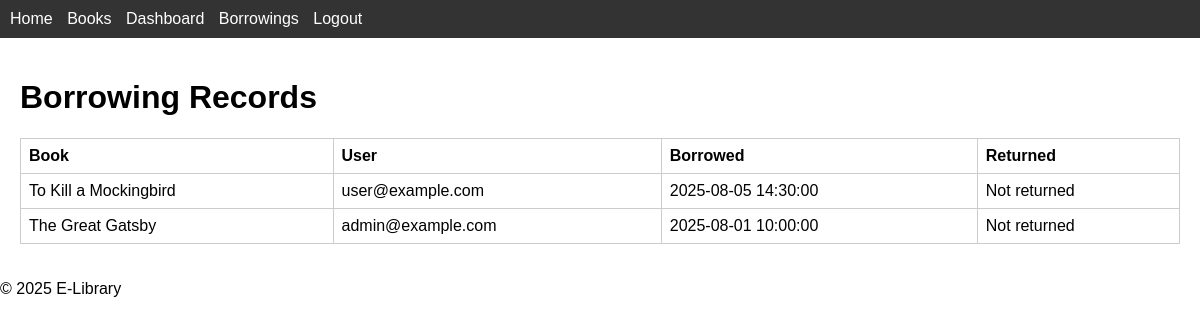
The app's page /index.php?page=borrowings (signed in) with its own data.
### tables this page shows
CREATE TABLE borrowings (
    id INT AUTO_INCREMENT PRIMARY KEY,
    user_id INT NOT NULL,
    book_id INT NOT NULL,
    borrow_date DATETIME DEFAULT CURRENT_TIMESTAMP,
    return_date DATETIME DEFAULT NULL,
    FOREIGN KEY (user_id) REFERENCES users(id),
    FOREIGN KEY (book_id) REFERENCES books(id)
);

CREATE TABLE books (
    id INT AUTO_INCREMENT PRIMARY KEY,
    title VARCHAR(255) NOT NULL,
    author VARCHAR(255) NOT NULL,
    category VARCHAR(100),
    isbn VARCHAR(20)
);

CREATE TABLE users (
    id INT AUTO_INCREMENT PRIMARY KEY,
    email VARCHAR(255) NOT NULL UNIQUE,
    password VARCHAR(255) NOT NULL,
    role ENUM('user','admin') DEFAULT 'user'
);

### controllers/borrowings.php (called while the page is built, shortened)
<?php
require_once __DIR__ . '/../models/borrow_model.php';
$records = get_all_borrowings();
include __DIR__ . '/../views/header.php';
include __DIR__ . '/../views/borrowings.php';
include __DIR__ . '/../views/footer.php';

### models/borrow_model.php (called while the page is built, shortened)
<?php
function get_all_borrowings() {
    $db = get_db();
    $stmt = $db->query('SELECT br.id as borrow_id, b.title, u.email, br.borrow_date, br.return_date
                        FROM borrowings br
                        JOIN books b ON br.book_id = b.id
                        JOIN users u ON br.user_id = u.id
                        ORDER BY br.borrow_date DESC');
    return $stmt->fetchAll(PDO::FETCH_ASSOC);
}

### views/borrowings.php (the view)
<h1>Borrowing Records</h1>
<table>
    <tr><th>Book</th><th>User</th><th>Borrowed</th><th>Returned</th></tr>
    <?php foreach ($records as $r): ?>
    <tr>
        <td><?php echo htmlspecialchars($r['title']); ?></td>
        <td><?php echo htmlspecialchars($r['email']); ?></td>
        <td><?php echo htmlspecialchars($r['borrow_date']); ?></td>
        <td><?php echo $r['return_date'] ? htmlspecialchars($r['return_date']) : 'Not returned'; ?></td>
    </tr>
    <?php endforeach; ?>
</table>

### assets/css/style.css (style rules this page uses)
body { font-family: Arial, sans-serif; margin: 0; padding: 0; }
table { border-collapse: collapse; width: 100%; }
th, td { border: 1px solid #ccc; padding: 8px; text-align: left; }

### records on screen
borrowings: book.title "To Kill a Mockingbird", user.email "user@example.com", borrow_date "2025-08-05 14:30:00", shows "Not returned"
borrowings: book.title "The Great Gatsby", user.email "admin@example.com", borrow_date "2025-08-01 10:00:00", shows "Not returned"
